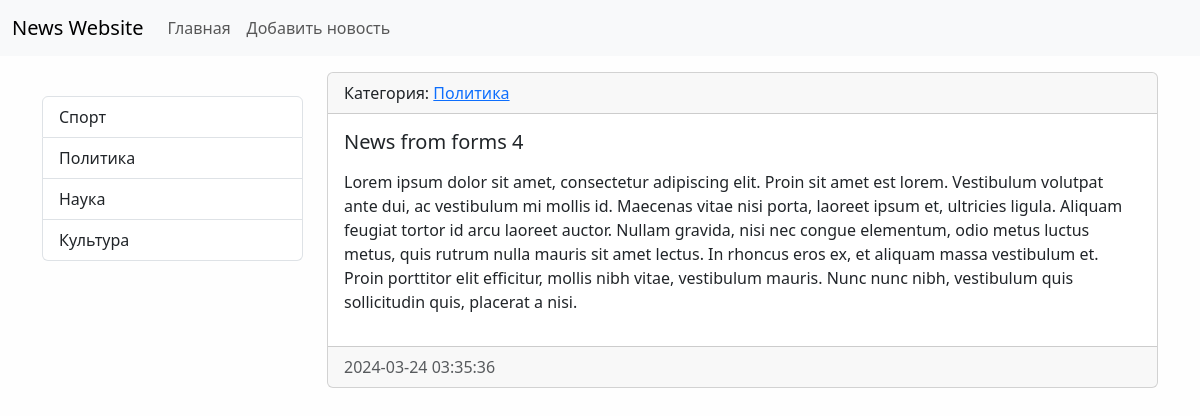
The app's page /news/11/ with its own data.
### news/models.py (models this page shows, shortened)
class Category(models.Model):
    title = models.CharField(max_length=150, db_index=True, verbose_name='Наименование категории')
    def get_absolute_url(self):
        return reverse('category', kwargs={'category_id': self.pk})
    class Meta:
        verbose_name = 'Категория'
        verbose_name_plural = 'Категории'
        ordering = ['-title']

class News(models.Model):
    title = models.CharField(max_length = 150, verbose_name='Наименование')
    content = models.TextField(blank = True, verbose_name='Контент')
    created_at = models.DateTimeField(auto_now_add = True, verbose_name='Дата публикации')
    updated_at = models.DateTimeField(auto_now = True, verbose_name='Обновлено')
    is_published = models.BooleanField(default=True, verbose_name='Опубликовано')
    category = models.ForeignKey('Category', on_delete=models.PROTECT, verbose_name='Категория')
    class Meta:
        verbose_name = 'Новость'
        verbose_name_plural = 'Новости'
        ordering = ['-created_at']

### news/views.py (the view)
# urls.py: path('news/<int:pk>/', ViewNews.as_view(), name='view_news'),
class ViewNews(DetailView):
    model = News
    context_object_name = 'news_item'

### news/templatetags/news_tags.py (called while the page is built)
@register.inclusion_tag('news/list_categories.html')
def show_categories(arg1='Hello', arg2='world'):
    categories = Category.objects.all()
    return {'categories': categories}

### news/templates/news/news_detail.html (shortened to what this page needs)
{% extends 'base.html'%}
{% block sidebar %}
  {% include 'inc/_sidebar.html'%}
{% endblock %}
{% block content %}
  <div class="card mb-3">
    <div class="card-header">
      Категория:
      <a href="{{news_item.category.get_absolute_url}}">{{news_item.category.title}}</a>
    </div>
    <div class="card-body">
      <h5 class="card-title">{{news_item.title}}</h5>
      <p class="card-text">{{news_item.content|linebreaks}}</p>
    </div>
    <div class="card-footer text-body-secondary">
      {{news_item.created_at|date:'Y-m-d H:i:s'}}
    </div>
  </div>
{% endblock %}

### news/templates/news/list_categories.html
<div class="list-group">
    {%for item in categories%}
    <a
      href="{{item.get_absolute_url}}"
      class="list-group-item list-group-item-action"
      >{{item.title}}</a
    >
    {%endfor%}
  </div>

### mysite/static/css/style.css (style rules this page uses)
body { background-color: #fefefe; }

### records on screen
Category: title "Спорт"
Category: title "Политика"
Category: title "Наука"
Category: title "Культура"
News: category "Политика", title "News from forms 4", content "Lorem ipsum dolor sit amet, consectetur adipiscing elit. Proin sit amet est lorem. Vestibulum volutpat ante dui, ac vestibulum mi mollis id. Maecenas vitae nisi porta, laoreet ipsum et, ultricies ligula. Aliquam feugiat tortor id arcu laoreet auctor. Nullam gravida, nisi nec congue elementum, odio metus luctus metus, quis rutrum nulla mauris sit amet lectus. In rhoncus eros ex, et aliquam massa vestibulum et. Proin porttitor elit efficitur, mollis nibh vitae, vestibulum mauris. Nunc nunc nibh, vestibulum quis sollicitudin quis, placerat a nisi.", created_at "2024-03-24 03:35:36"
